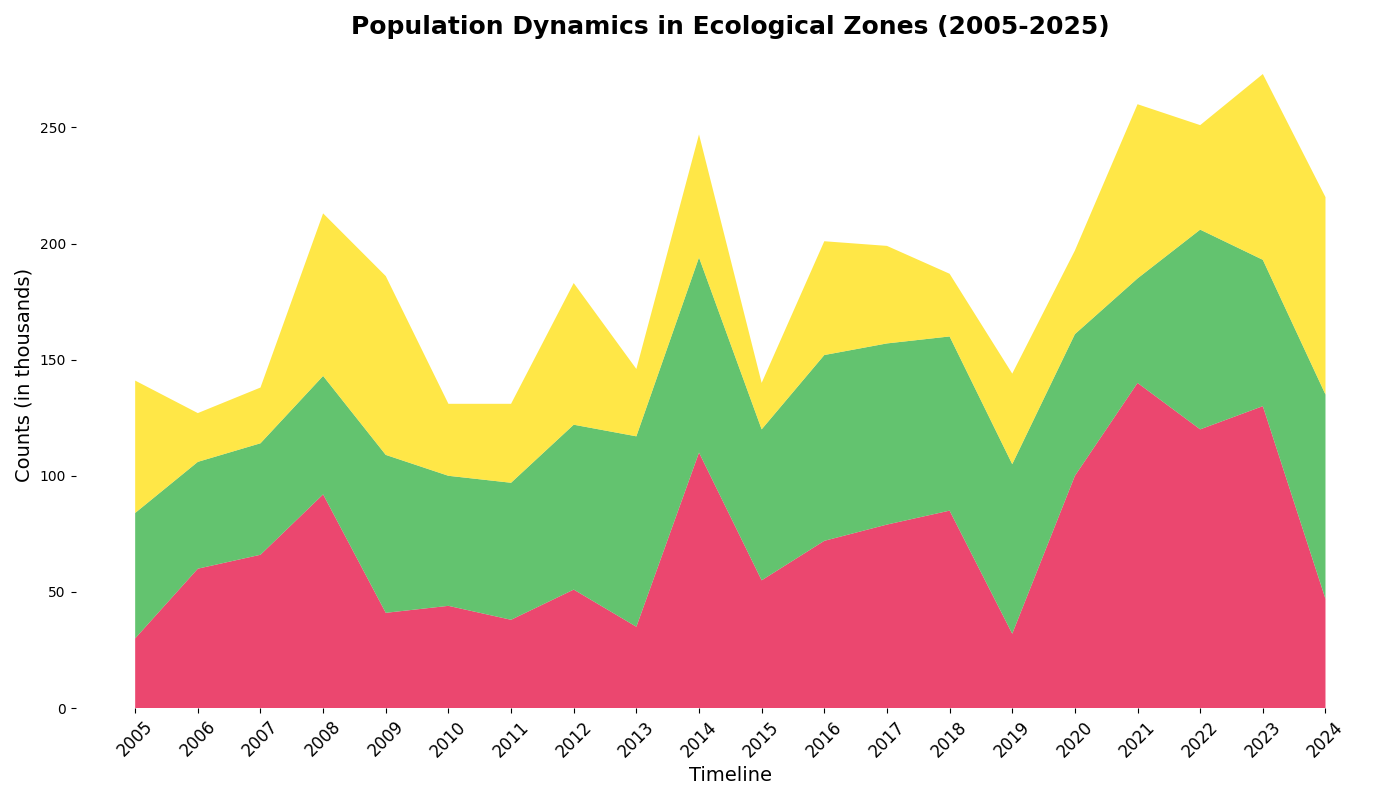

This chart was generated by the following Python code:
import matplotlib.pyplot as plt
import numpy as np

years = np.arange(2005, 2025)
species_a_shuffled = np.array([30, 60, 66, 92, 41, 44, 38, 51, 35, 110, 55, 72, 79, 85, 32, 100, 140, 120, 130, 47])
species_b_shuffled = np.array([54, 46, 48, 51, 68, 56, 59, 71, 82, 84, 65, 80, 78, 75, 73, 61, 45, 86, 63, 88])
species_c_shuffled = np.array([57, 21, 24, 70, 77, 31, 34, 61, 29, 53, 20, 49, 42, 27, 39, 36, 75, 45, 80, 85])

population_data_shuffled = np.vstack([species_a_shuffled, species_b_shuffled, species_c_shuffled])

fig, ax1 = plt.subplots(figsize=(14, 8))
# Updated color scheme
ax1.stackplot(years, population_data_shuffled, colors=['#e6194b', '#3cb44b', '#ffe119'], alpha=0.8)

ax1.set_title('Population Dynamics in Ecological Zones (2005-2025)', fontsize=18, fontweight='bold')
ax1.set_xlabel('Timeline', fontsize=14)
ax1.set_ylabel('Counts (in thousands)', fontsize=14)

ax1.set_xticks(years)
ax1.set_xticklabels(years, rotation=45, fontsize=12)

ax1.spines['top'].set_visible(False)
ax1.spines['right'].set_visible(False)
ax1.spines['left'].set_visible(False)
ax1.spines['bottom'].set_visible(False)

plt.tight_layout()
plt.show()
